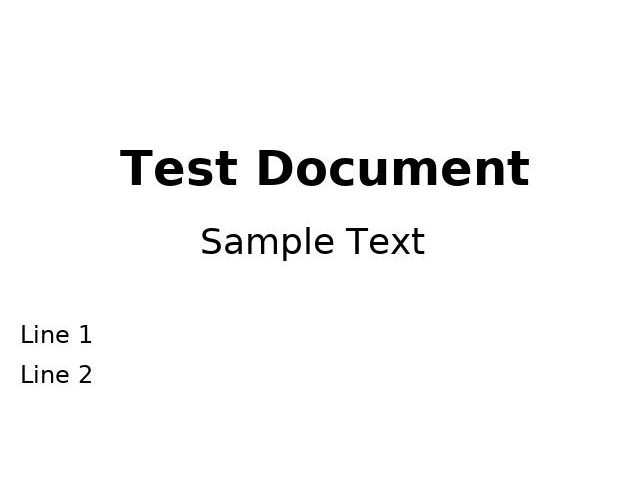
#> input picture test_document_corrected.jpg, 640 x 480 px
$ python test_mock_inference.py --input ../test_document_corrected.jpg --output out.png
#> lines starting #> are read from the running program, lines starting #| are printed output that depends on the picture
"""
模拟推理脚本 - 用于测试Web界面
当没有训练好的模型时，使用此脚本模拟文档矫正
"""
import argparse
import json
from pathlib import Path

import cv2
import numpy as np


def mock_detect_corners(image_shape):
    """模拟角点检测 - 返回图像的四个角"""
    h, w = image_shape[:2]
    margin_x = int(w * 0.1)
    margin_y = int(h * 0.1)
    corners = np.array(
        [
            [margin_x, margin_y],
            [w - margin_x, margin_y],
            [w - margin_x, h - margin_y],
            [margin_x, h - margin_y],
        ],
        dtype=np.float32,
    )
    return corners


def mock_correct_perspective(image, corners):
    """模拟透视变换 - 简单裁剪"""
    x_min = int(np.min(corners[:, 0]))
    y_min = int(np.min(corners[:, 1]))
    x_max = int(np.max(corners[:, 0]))
    y_max = int(np.max(corners[:, 1]))
    corrected = image[y_min:y_max, x_min:x_max]
    return corrected


def process_image(input_path, output_path, save_corners=True, save_visualization=True):
    """处理图像"""
    print(f"Processing: {input_path}")
    image = cv2.imread(input_path)
    if image is None:
        raise ValueError(f"Failed to read image from {input_path}")
    corners = mock_detect_corners(image.shape)
    corrected = mock_correct_perspective(image, corners)
    cv2.imwrite(output_path, corrected)
    print(f"Corrected image saved to: {output_path}")
    if save_corners:
        corners_path = Path(output_path).with_suffix(".json")
        corners_path = str(corners_path).replace(".jpg", "_corners.json")
        h, w = image.shape[:2]
        corners_normalized = corners / np.array([w, h])
        corners_data = {
            "image_path": str(input_path),
            "corners": corners_normalized.tolist(),
            "image_width": w,
            "image_height": h,
        }
        with open(corners_path, "w") as f:
            json.dump(corners_data, f, indent=2)
        print(f"Corners saved to: {corners_path}")
    if save_visualization:
        vis_path = str(output_path).replace(".jpg", "_vis.jpg")
        vis_image = image.copy()
        corners_int = corners.astype(np.int32)
        cv2.polylines(vis_image, [corners_int], True, (0, 255, 0), 2)
        labels = ["TL", "TR", "BR", "BL"]
        for i, corner in enumerate(corners_int):
            cv2.circle(vis_image, tuple(corner), 5, (0, 0, 255), -1)
            cv2.putText(
                vis_image,
                labels[i],
                (corner[0] + 10, corner[1] - 10),
                cv2.FONT_HERSHEY_SIMPLEX,
                0.5,
                (0, 0, 255),
                2,
            )
        cv2.imwrite(vis_path, vis_image)
        print(f"Visualization saved to: {vis_path}")


def main():
    parser = argparse.ArgumentParser(description="Mock inference for testing")
    parser.add_argument("--input", type=str, required=True, help="Input image")
    parser.add_argument("--output", type=str, required=True, help="Output image")
    parser.add_argument(
        "--save-corners", action="store_true", help="Save corner annotations"
    )
    parser.add_argument(
        "--save-visualization", action="store_true", help="Save visualization"
    )
    args = parser.parse_args()
    process_image(
        args.input,
        args.output,
        save_corners=args.save_corners,
        save_visualization=args.save_visualization,
    )
#> in process_image, image is the input picture: shape (480, 640, 3); min 0, max 255, mean 248
#> in mock_correct_perspective, `corrected = image[y_min:y_max, x_min:x_max]`:
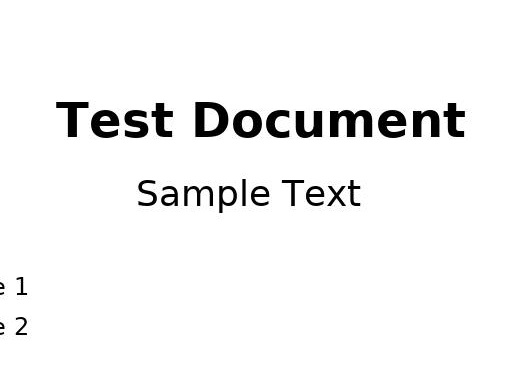
#> corrected: shape (384, 512, 3); min 0, max 255, mean 244.6


if __name__ == "__main__":
    main()

$ run again, on test_document_corrected_vis.jpg
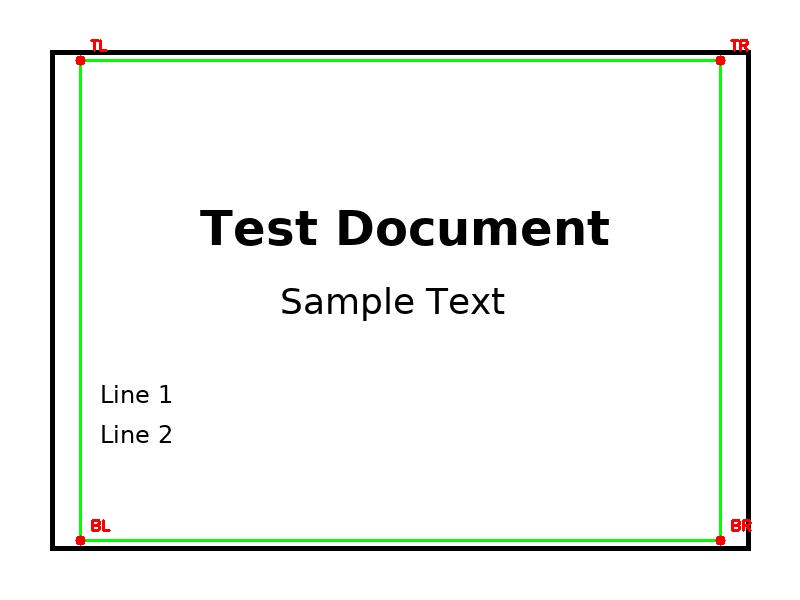
#> input picture test_document_corrected_vis.jpg, 800 x 600 px
#> in process_image, image is the input picture: shape (600, 800, 3); mean B, G, R 240.2, 243.4, 240.7
#> in mock_correct_perspective, `corrected = image[y_min:y_max, x_min:x_max]`:
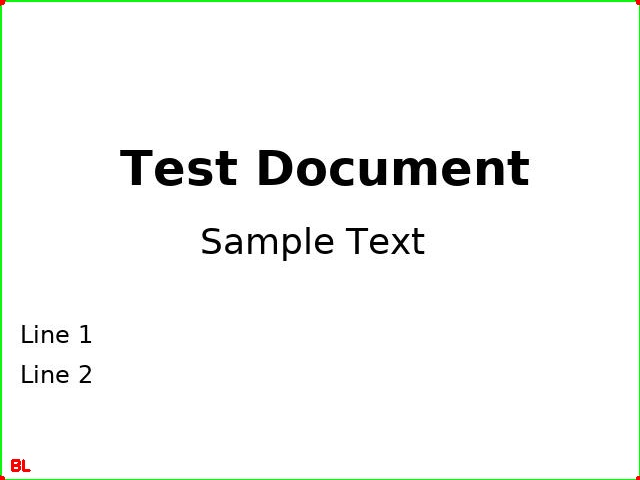
#> corrected: shape (480, 640, 3); mean B, G, R 245, 247.5, 245.2
